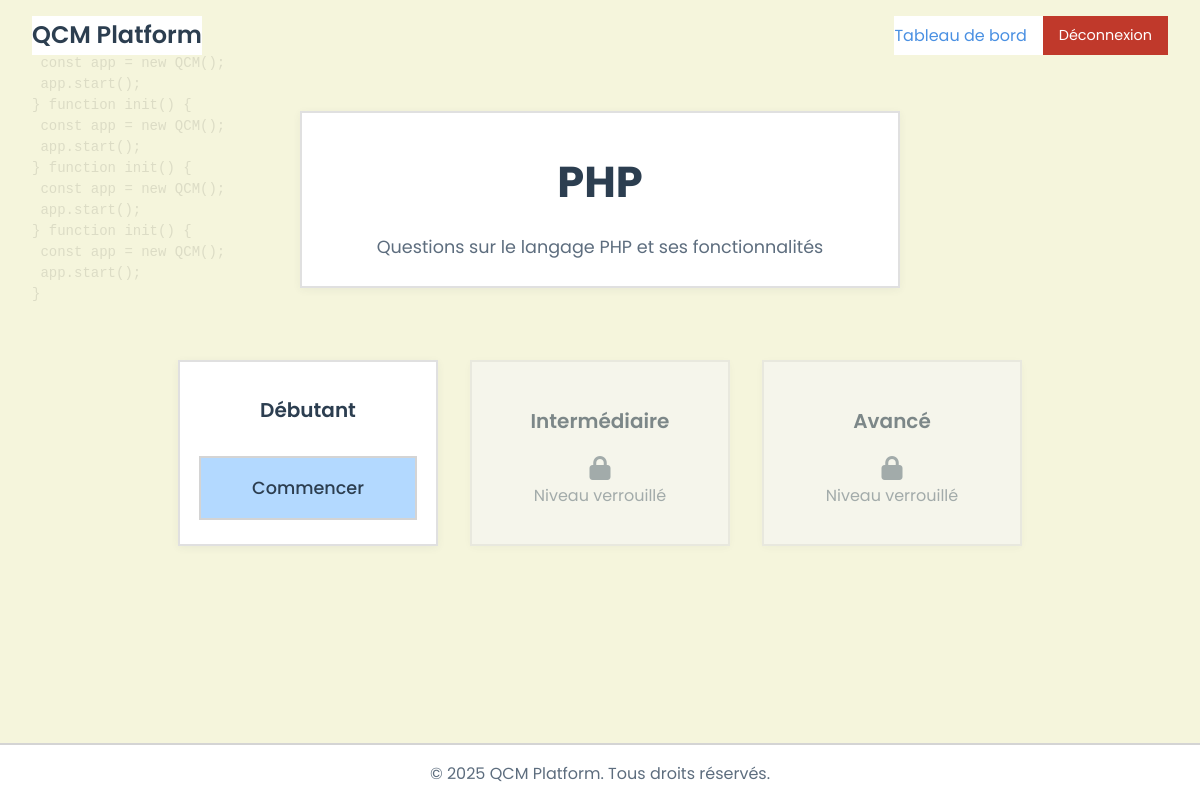
Screenshot of /section.php?section_id=1 (signed in) with the database file from the repository.
### tables this page shows
CREATE TABLE IF NOT EXISTS sections (
    id INT AUTO_INCREMENT PRIMARY KEY,
    nom VARCHAR(100) NOT NULL,
    description TEXT
);

CREATE TABLE IF NOT EXISTS niveaux (
    id INT AUTO_INCREMENT PRIMARY KEY,
    section_id INT NOT NULL,
    nom VARCHAR(100) NOT NULL,
    description TEXT,
    difficulte INT NOT NULL,
    FOREIGN KEY (section_id) REFERENCES sections(id) ON DELETE CASCADE
);

### section.php (the view, shortened to what this page needs)
<?php
require_once 'db.php';
$section_id = $_GET['section_id'];
$user_id = $_SESSION['user_id'];
try {
    $stmt = $pdo->prepare("SELECT * FROM sections WHERE id = ?");
    $stmt->execute([$section_id]);
    $section = $stmt->fetch();
    $stmt_niveaux = $pdo->prepare("SELECT * FROM niveaux WHERE section_id = ? ORDER BY difficulte ASC");
    $stmt_niveaux->execute([$section_id]);
    $niveaux = $stmt_niveaux->fetchAll();
    foreach ($niveaux as $key => $niveau) {
        if ($niveau['difficulte'] == 1) {
            $niveaux[$key]['unlocked'] = true;
        } else {
            $prev_difficulty = $niveau['difficulte'] - 1;
            $stmt_prev_niveau_id = $pdo->prepare("SELECT id FROM niveaux WHERE section_id = ? AND difficulte = ?");
            $stmt_prev_niveau_id->execute([$section_id, $prev_difficulty]);
            $prev_niveau_details = $stmt_prev_niveau_id->fetch();
            if ($prev_niveau_details) {
                $prev_niveau_id = $prev_niveau_details['id'];
                $stmt_check_prev_result = $pdo->prepare("
                    SELECT COUNT(*) as count
                    FROM resultats
                    WHERE user_id = ?
                    AND section_id = ?
                    AND niveau_id = ?
                    AND score >= 70
                ");
                $stmt_check_prev_result->execute([$user_id, $section_id, $prev_niveau_id]);
                $prev_level_result = $stmt_check_prev_result->fetch();
                $niveaux[$key]['unlocked'] = ($prev_level_result['count'] > 0);
            } else {
                $niveaux[$key]['unlocked'] = false;
            }
        }
    }
} catch(PDOException $e) {
    die("Erreur : " . $e->getMessage());
}
?>
<!DOCTYPE html>
<html lang="fr">
<head>
    <link rel="stylesheet" href="style.css">
    <link rel="stylesheet" href="https://cdnjs.cloudflare.com/ajax/libs/font-awesome/6.0.0/css/all.min.css">
</head>
<body>
    <nav class="dashboard-nav">
        <div class="nav-brand">QCM Platform</div>
        <div class="nav-user">
            <a href="dashboard.php">Tableau de bord</a>
            <a href="logout.php" class="btn-logout">Déconnexion</a>
        </div>
    </nav>
    <main class="section-main">
        <div class="section-title-card">
            <h1><?php echo htmlspecialchars($section['nom']); ?></h1>
            <?php if (!empty($section['description'])): ?>
                <p><?php echo htmlspecialchars($section['description']); ?></p>
            <?php endif; ?>
        </div>
        <div class="levels-grid">
            <?php foreach ($niveaux as $niveau): ?>
                <div class="level-card<?php echo $niveau['unlocked'] ? '' : ' locked'; ?>">
                    <h3><?php echo htmlspecialchars($niveau['nom']); ?></h3>
                    <?php if ($niveau['unlocked']): ?>
                        <a href="qcm.php?section=<?php echo $section['id']; ?>&niveau=<?php echo $niveau['id']; ?>" class="btn-primary">Commencer</a>
                    <?php else: ?>
                        <div class="locked-message">
                            <i class="fas fa-lock"></i>
                            Niveau verrouillé
                        </div>
                    <?php endif; ?>
                </div>
            <?php endforeach; ?>
        </div>
    </main>
    <footer class="footer">
        <p>&copy; <?php echo date('Y'); ?> QCM Platform. Tous droits réservés.</p>
    </footer>
</body>
</html>

### style.css (style rules this page uses)
:root { --beige: #f5f5dc; --beige-light: #fafaf0; --beige-dark: #e8e8d0; --blue-light: #e6f3ff; --blue-accent: #b3d9ff; --green-light: #e6ffe6; --green-accent: #b3ffb3; --text-dark: #2c3e50; --text-light: #5d6d7e; --border: 2px solid #d4d4d4; --white: #fff; --primary-color: #4a90e2; --success-color: #27ae60; --error-color: #c0392b; --spacing-xs: 0.25rem; --spacing-sm: 0.5rem; --spacing-md: 1rem; --spacing-lg: 1.5rem; --spacing-xl: 2rem; --border-radius: 0; }
* { margin: 0; padding: 0; box-sizing: border-box; }
body, .home-page, .section-page, .dashboard-page, .qcm-page { background: var(--beige-light) !important; color: var(--text-dark); }
body { font-family: 'Poppins', sans-serif; line-height: 1.6; position: relative; }
body::before { content: ''; position: fixed; top: 0; left: 0; right: 0; bottom: 0; background-color: #f5f5dc; z-index: -2; }
a { color: var(--primary-color); text-decoration: none; transition: all 0.3s ease; position: relative; }
a::after { content: ''; position: absolute; width: 100%; height: 2px; bottom: -2px; left: 0; background-color: var(--primary-color); transform: scaleX(0); transform-origin: bottom right; transition: transform 0.3s ease; }
.btn-primary { display: inline-block; padding: 1rem 2.5rem; background-color: var(--blue-accent); color: var(--text-dark); text-decoration: none; border-radius: 0; font-weight: 500; transition: background 0.3s, color 0.3s, box-shadow 0.3s; border: var(--border); cursor: pointer; font-size: 1.1rem; box-shadow: none; }
h1 { color: #1a237e; font-size: 3em; margin-bottom: 20px; }
.dashboard-nav { background-color: var(--color-beige-light); padding: var(--spacing-md) var(--spacing-xl); border-bottom: var(--border-width) solid var(--color-border); display: flex; justify-content: space-between; align-items: center; box-shadow: 0 2px 4px var(--color-shadow); }
.nav-brand { font-size: 1.5rem; font-weight: 600; color: var(--color-text); }
.nav-user { display: flex; align-items: center; gap: var(--spacing-md); }
.btn-logout { padding: 0.5rem 1rem; background-color: var(--error-color); color: white; text-decoration: none; border-radius: 4px; font-size: 0.9rem; }
.levels-grid { display: grid; grid-template-columns: repeat(auto-fit, minmax(300px, 1fr)); gap: var(--spacing-lg); margin-top: var(--spacing-xl); }
.level-card { background-color: var(--color-beige-light); border: var(--border-width) solid var(--color-border); padding: var(--spacing-lg); transition: transform 0.3s ease, box-shadow 0.3s ease; }
.level-card.locked { opacity: 0.7; background-color: #f5f5f5; }
*, *:before, *:after { border-radius: 0 !important; }
.footer { text-align: center; color: var(--text-light); background: var(--beige-dark); padding: var(--spacing-md) 0; border-top: var(--border); margin-top: var(--spacing-xl); }
.admin-container, .admin-section, .hero, .features, .section-content, .qcm-container, .resultat-container, .feature-card, .question-card, .answer-card, .stats-grid, .stats-card, .form-container, .form-group, .nav-brand, .nav-links, .nav-user, .footer { background-color: #fff; position: relative; z-index: 1; }
.locked-message { color: #6c7a89; margin-top: 0.5rem; display: flex; flex-direction: column; align-items: center; font-size: 0.98rem; }
.locked-message i { font-size: 1.5rem; margin-bottom: 0.2rem; }

### rows the page displays
sections: nom "PHP", description "Questions sur le langage PHP et ses fonctionnalités"
niveaux: nom "Débutant"
niveaux: nom "Intermédiaire", shows "Niveau verrouillé"
niveaux: nom "Avancé", shows "Niveau verrouillé"
